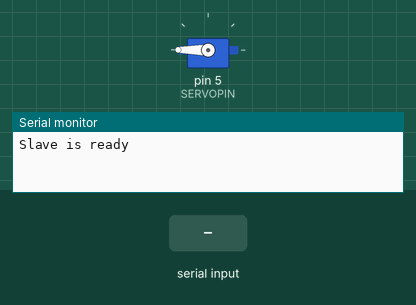
The sketch below on a simulated Arduino Uno, built with avr-gcc and run on an emulated ATmega328P. On the bench: servo, the last lines printed to the serial monitor. Inputs (shaded band) come from the test bench.

Above: at 1.2 s.
1.3 s: "0" received over the second serial link
At 2.0 s:
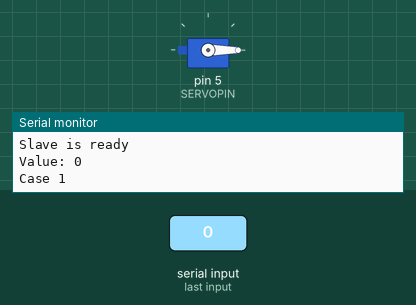
2.8 s: "1" received over the second serial link
At 3.2 s:
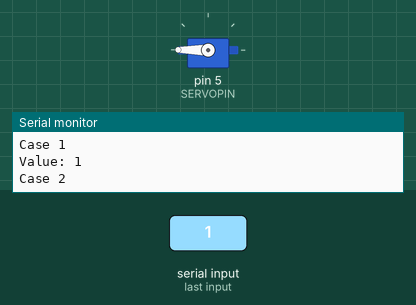
4.3 s: "2" received over the second serial link
At 5.5 s:
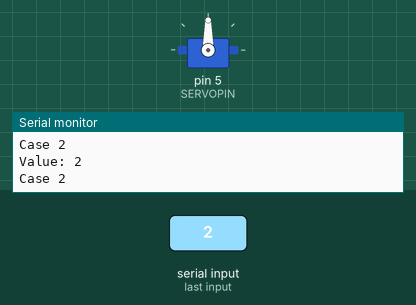
Timing chart, 0 to 7.3 s (numbered marks = the images above; inputs shaded):
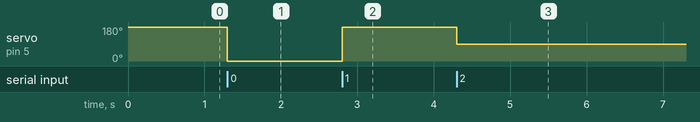

The sketch:

Slave_Servo.ino
```cpp
#include <SoftwareSerial.h>
#include <Servo.h>

#define TX 10
#define RX 11
SoftwareSerial slave(10, 11);  // TX, RX

#define SERVOPIN 5
Servo servo;
int pos = 180;          // Position at starting
bool isAtZero = true;   // Position check at starting

void setup() {
    servo.attach(SERVOPIN);
    servo.write(pos);

    Serial.begin(9600);
    Serial.println("Slave is ready");
    slave.begin(9600);
}

void loop() {
  if (slave.available()) {
      char value = slave.read();
      Serial.print("Value: ");
      Serial.println(value);
      if (value == '0') {
          Serial.println(F("Case 1")); // Modify it if needed
          if (isAtZero) {
              servo.write(0);          // Modify this value for CASE 1
              isAtZero = false;
          } else {
              servo.write(pos);
              isAtZero = true;
          }
      } else {
          Serial.println(F("Case 2")); // Modify it if needed
          if (isAtZero) {
              servo.write(90);         // Modify this value for CASE 2
              isAtZero = false;
          } else {
              servo.write(pos);
              isAtZero = true;
          }
      }
      delay(500);
  }
}
```

Measured:
- after the input at 1.3 s, servo on pin 5 (SERVOPIN): 180° → 0° at once
- after the input at 2.8 s, servo on pin 5 (SERVOPIN): 0° → 180° at once
- after the input at 4.3 s, servo on pin 5 (SERVOPIN): 180° → 90° at once
